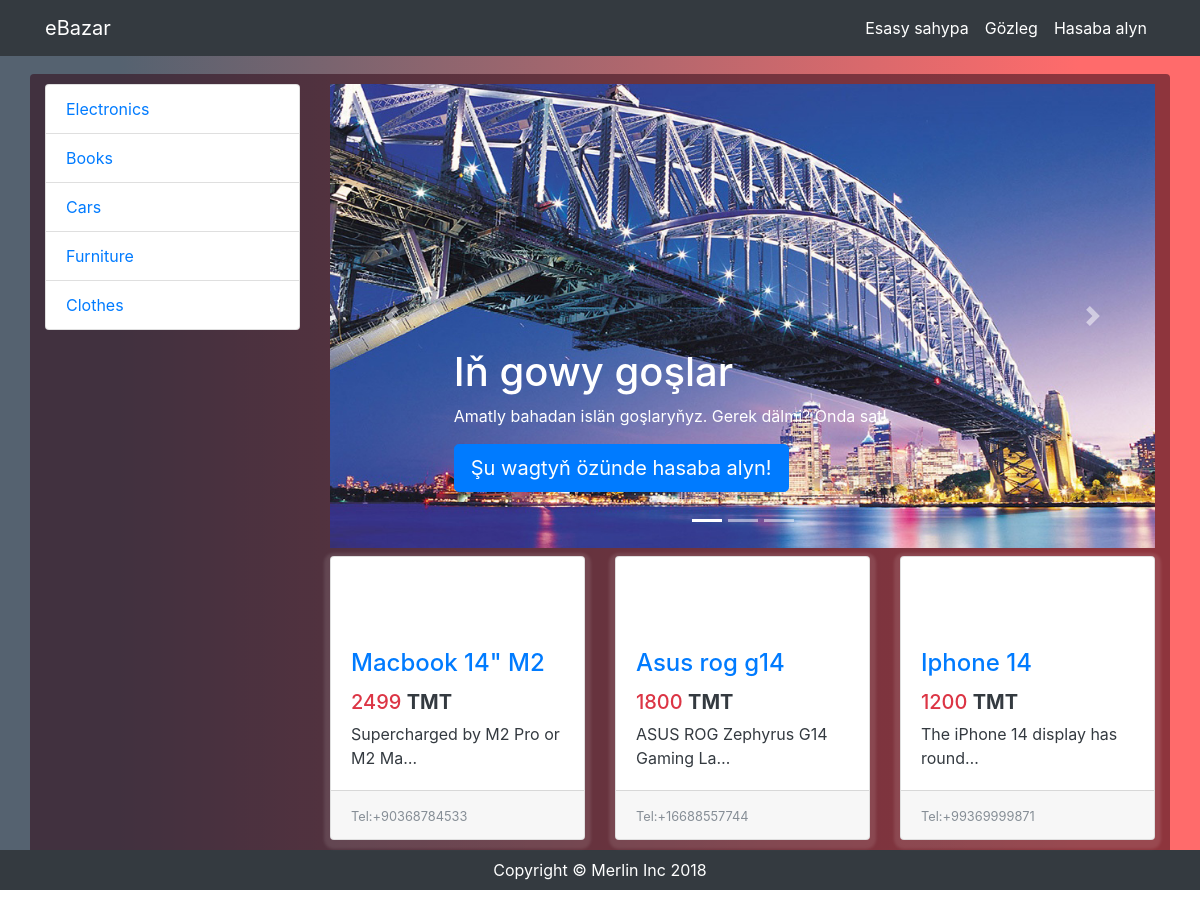
The page /emarket/ on the database its author committed.
### emarket/models.py (models this page shows, shortened)
class Category(models.Model):
    name = models.CharField(max_length=30, blank=False, null=False)

class Item(models.Model):
    user = models.ForeignKey(User, on_delete=models.CASCADE)
    category = models.ForeignKey(Category, on_delete=models.CASCADE)
    name = models.CharField(max_length=60, blank=False, null=False)
    user_phone = models.CharField(max_length=12, null=False, blank=False)
    location = models.ForeignKey(Location,  on_delete=models.CASCADE)
    description = models.TextField(max_length=600, blank=False, null=False)
    price = models.IntegerField(blank=False, null=True)
    updated = models.DateTimeField(auto_now_add=False, auto_now=True)
    timestamp = models.DateTimeField(auto_now_add=True, auto_now=False)

### emarket/views.py (the view)
def home(request):
    cats = Category.objects.all()
    items = Item.objects.order_by('-price')[0:9]
    item_images = Item_Image.objects.filter()
    return render(request, 'emarket/home.html', {'cats': cats, 'items': items, 'pics': item_images, })

### emarket/templatetags/categories.py (called while the page is built)
@register.inclusion_tag('emarket/navcats.html')
def get_category_list():
    return {'navcats': Category.objects.all()}

### templates/emarket/home.html (shortened to what this page needs)
{% extends 'emarket/base/base2.html' %}
{% load widget_tweaks %}
{% load staticfiles %}
{% load i18n %}
{% block head %}
    <link rel="stylesheet" href="{% static 'vendor/flickity/flickity.min.css' %}">
{% endblock %}
{% block body %}
    <div class="container my-bg-lightcolor text-white my-padding-s1  rounded">
    <div class="row">
        <div class="col-lg-3 hidden-sm hidden-xs hidden-md d-none d-lg-block">
            <ul class="list-group">
                {% if cats %}
                {% for cat in cats %}
                    <li class="list-group-item">
                        <a href="{% url 'show_category' cat.id %}">{{ cat.name }}</a>
                    </li>
                {% endfor %}
                {% endif %}
            </ul>
        </div>
        <div class="col-lg-9">
         <div id="myCarousel" class="carousel slide  rounded mb-2" data-ride="carousel">
          <ol class="carousel-indicators">
            <li data-target="#myCarousel" data-slide-to="0" class="active"></li>
            <li data-target="#myCarousel" data-slide-to="1"></li>
            <li data-target="#myCarousel" data-slide-to="2"></li>
          </ol>
          <div class="carousel-inner" role="listbox">
            <div class="carousel-item active">
              <img class="first-slide" src="{% static 'img/1.jpg' %}" alt="First slide" width="100%">
              <div class="container">
                <div class="carousel-caption d-none d-md-block text-left">
                  <h1>Iň gowy goşlar</h1>
                  <p>Amatly bahadan islän goşlaryňyz. Gerek dälmi? Onda sat!</p>
                  {% if user.is_authenticated %}
                  <p><a class="btn btn-lg btn-primary" href="{% url 'profile' %}" role="button">Ulanyjyny sazla</a></p>
                  {% else %}
                  <p><a class="btn btn-lg btn-primary" href="{% url 'login' %}" role="button">Şu wagtyň özünde hasaba alyn!</a></p>
                  {% endif %}
                </div>
              </div>
            </div>
          </div>
          <a class="carousel-control-prev" href="#myCarousel" role="button" data-slide="prev">
            <span class="carousel-control-prev-icon" aria-hidden="true"></span>
          </a>
          <a class="carousel-control-next" href="#myCarousel" role="button" data-slide="next">
            <span class="carousel-control-next-icon" aria-hidden="true"></span>
          </a>
        </div>
        <div class="row mb-4">
        {% if items %}
            {% for item in items %}
                    <div class="col-lg-4 col-md-6 mb-2 text-dark">
                        <div class="card h-100">
                                <div id="owl-list-flickity" class="main-gallery flickity-viewport">
                                    {% for pic in pics %}
                                        {% if pic.item == item %}
                                            <div class="gallery-cell">
                                            </div>
                                        {% endif %}
                                    {% endfor %}
                                </div>
                            <div class="card-body">
                                <h4 class="card-title">
                                    <a href="{% url 'show_item' item.id %}">{{ item.name }}</a>
                                </h4>
                                <h5 class="text-danger">{{ item.price }} <strong class="text-dark">TMT</strong></h5>
                            <p class="card-text">{{ item.description|truncatechars:32 }}</p>
                            </div>
                            <div class="card-footer">
                                <small class="text-muted">Tel:{{ item.user_phone }}</small>
                            </div>
                        </div>
                    </div>
            {% endfor %}
        {% endif %}
        </div>
        </div>
    </div>
    </div>
{% endblock %}

### static/css/main.css (style rules this page uses)
body { color: white; }
body { min-height: 100%; }
@media (min-width: 250px) { body { padding-top: 50px; } }
.my-bg-lightcolor { background: rgba(50,10,25,0.55); color: #f8f8f8; }
.my-padding-s1 { padding-bottom: 10px; padding-top: 10px; padding-left: 10px; padding-right: 10px; }
.card { box-shadow: 0px 3px 3px 6px rgba(255,255,255,.1); }
.gallery-cell { width: 100%; }
.flickity-viewport { transition: height 0.4s; }
@media screen and ( min-width: 700px ) { .gallery-cell { width: 100%; } }

### rows shown on the page
Category: name "Electronics"
Category: name "Books"
Category: name "Cars"
Category: name "Furniture"
Category: name "Clothes"
Item: name "Macbook 14\" M2", price "2499", description "Supercharged by M2 Pro or M2 Ma…", user_phone "+90368784533"
Item: name "Asus rog g14", price "1800", description "ASUS ROG Zephyrus G14 Gaming La…", user_phone "+16688557744"
Item: name "Iphone 14", price "1200", description "The iPhone 14 display has round…", user_phone "+99369999871"
